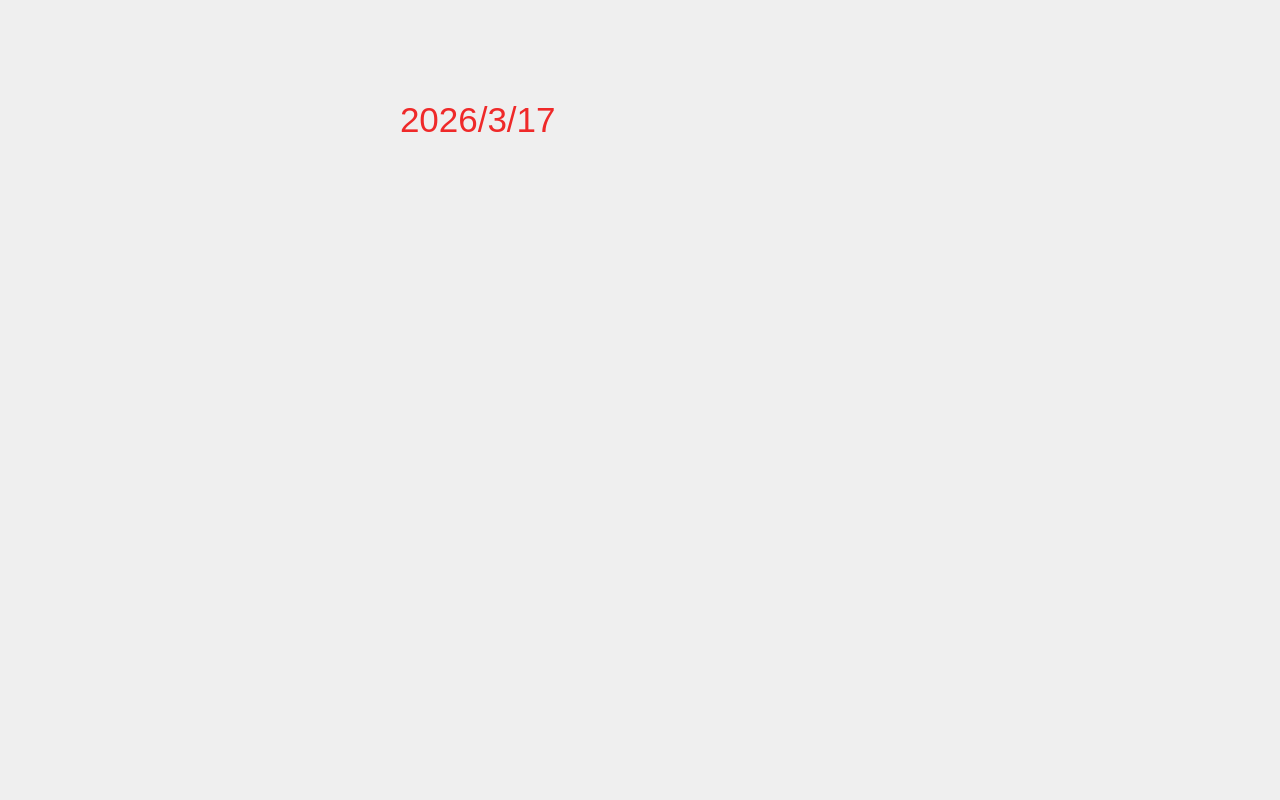
<?xml version="1.0" encoding="UTF-8"?>
<ui version="4.0">
 <class>zhukuang</class>
 <widget class="QWidget" name="zhukuang">
  <property name="geometry">
   <rect>
    <x>0</x>
    <y>0</y>
    <width>1280</width>
    <height>800</height>
   </rect>
  </property>
  <property name="windowTitle">
   <string>Form</string>
  </property>
  <property name="styleSheet">
   <string notr="true"/>
  </property>
  <widget class="Label_start" name="label_start">
   <property name="geometry">
    <rect>
     <x>-20</x>
     <y>245</y>
     <width>360</width>
     <height>320</height>
    </rect>
   </property>
   <property name="styleSheet">
    <string notr="true">background-image: url(:/tu/开始检查.png);</string>
   </property>
   <property name="text">
    <string/>
   </property>
  </widget>
  <widget class="Label_photo" name="label_photo">
   <property name="geometry">
    <rect>
     <x>300</x>
     <y>240</y>
     <width>360</width>
     <height>320</height>
    </rect>
   </property>
   <property name="styleSheet">
    <string notr="true">background-image: url(:/tu/查看像册.png);</string>
   </property>
   <property name="text">
    <string/>
   </property>
  </widget>
  <widget class="Label_video" name="label_video">
   <property name="geometry">
    <rect>
     <x>620</x>
     <y>245</y>
     <width>360</width>
     <height>320</height>
    </rect>
   </property>
   <property name="styleSheet">
    <string notr="true">background-image: url(:/tu/查看视频.png);</string>
   </property>
   <property name="text">
    <string/>
   </property>
  </widget>
  <widget class="Label_system" name="label_system">
   <property name="geometry">
    <rect>
     <x>940</x>
     <y>245</y>
     <width>360</width>
     <height>320</height>
    </rect>
   </property>
   <property name="styleSheet">
    <string notr="true">background-image: url(:/tu/系统设置.png);</string>
   </property>
   <property name="text">
    <string/>
   </property>
  </widget>
  <widget class="QLabel" name="label_b">
   <property name="geometry">
    <rect>
     <x>0</x>
     <y>0</y>
     <width>1280</width>
     <height>800</height>
    </rect>
   </property>
   <property name="styleSheet">
    <string notr="true">background-image: url(:/tu/背景.png);</string>
   </property>
   <property name="text">
    <string/>
   </property>
  </widget>
  <widget class="QLabel" name="label">
   <property name="geometry">
    <rect>
     <x>400</x>
     <y>80</y>
     <width>461</width>
     <height>81</height>
    </rect>
   </property>
   <property name="text">
    <string>&lt;html&gt;&lt;head/&gt;&lt;body&gt;&lt;p&gt;&lt;span style=&quot; font-size:26pt; color:#ef2929;&quot;&gt;2026/3/17&lt;/span&gt;&lt;/p&gt;&lt;/body&gt;&lt;/html&gt;</string>
   </property>
  </widget>
  <zorder>label_b</zorder>
  <zorder>label_start</zorder>
  <zorder>label_photo</zorder>
  <zorder>label_video</zorder>
  <zorder>label_system</zorder>
  <zorder>label</zorder>
 </widget>
 <customwidgets>
  <customwidget>
   <class>Label_start</class>
   <extends>QLabel</extends>
   <header>zhukuang.h</header>
  </customwidget>
  <customwidget>
   <class>Label_photo</class>
   <extends>QLabel</extends>
   <header>zhukuang.h</header>
  </customwidget>
  <customwidget>
   <class>Label_video</class>
   <extends>QLabel</extends>
   <header>zhukuang.h</header>
  </customwidget>
  <customwidget>
   <class>Label_system</class>
   <extends>QLabel</extends>
   <header>zhukuang.h</header>
  </customwidget>
 </customwidgets>
 <resources/>
 <connections/>
</ui>
